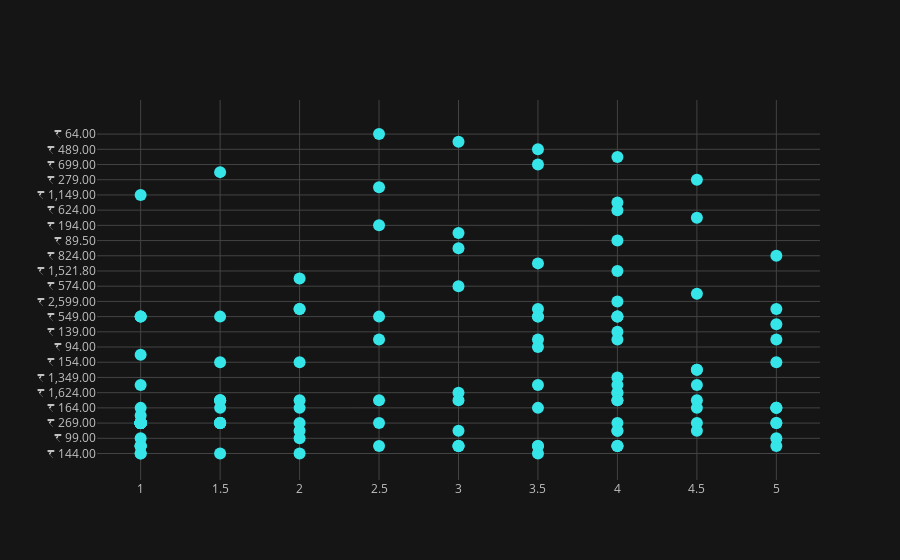

Notebook source saved alongside this figure:
### Code cell
df_notfree.iplot(kind = 'scatter',x = 'Rating', y = 'Price',mode = 'markers',color = '#35e5e8',theme = 'Solar')

### Figure 1 — Plotly figure (JSON) as saved in the notebook; plotly's stock layout.template omitted (floating-point values rounded to 4 significant figures; data arrays with more than 128 entries replaced by an {"elided": "..."} marker saying what was removed)
{"data": [{"line": {"color": "rgba(53, 229, 232, 1.0)", "dash": "solid", "shape": "linear", "width": 1.3}, "marker": {"size": 12, "symbol": "circle"}, "mode": "markers", "name": "Price", "text": "", "type": "scatter", "x": {"elided": "159 float values"}, "y": {"elided": "159 str values"}}], "layout": {"legend": {"bgcolor": "#151516", "font": {"color": "#D9D9D9"}}, "paper_bgcolor": "#151516", "plot_bgcolor": "#151516", "title": {"font": {"color": "#D9D9D9"}}, "xaxis": {"gridcolor": "#434343", "showgrid": true, "tickfont": {"color": "#C2C2C2"}, "title": {"font": {"color": "#D9D9D9"}, "text": ""}, "zerolinecolor": "#666570"}, "yaxis": {"gridcolor": "#434343", "showgrid": true, "tickfont": {"color": "#C2C2C2"}, "title": {"font": {"color": "#D9D9D9"}, "text": ""}, "zerolinecolor": "#666570"}}}
